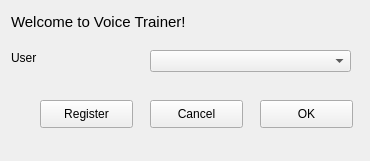
<?xml version="1.0" encoding="UTF-8"?>
<ui version="4.0">
 <class>win_plot</class>
 <widget class="QMainWindow" name="win_plot">
  <property name="geometry">
   <rect>
    <x>0</x>
    <y>0</y>
    <width>370</width>
    <height>161</height>
   </rect>
  </property>
  <property name="sizePolicy">
   <sizepolicy hsizetype="Fixed" vsizetype="Fixed">
    <horstretch>0</horstretch>
    <verstretch>0</verstretch>
   </sizepolicy>
  </property>
  <property name="minimumSize">
   <size>
    <width>370</width>
    <height>161</height>
   </size>
  </property>
  <property name="maximumSize">
   <size>
    <width>370</width>
    <height>250</height>
   </size>
  </property>
  <property name="windowTitle">
   <string>Login</string>
  </property>
  <widget class="QWidget" name="centralwidget">
   <widget class="QLabel" name="login_lbl_welcome">
    <property name="geometry">
     <rect>
      <x>11</x>
      <y>11</y>
      <width>204</width>
      <height>22</height>
     </rect>
    </property>
    <property name="font">
     <font>
      <family>Tahoma</family>
      <pointsize>11</pointsize>
     </font>
    </property>
    <property name="text">
     <string>Welcome to Voice Trainer!</string>
    </property>
   </widget>
   <widget class="QLabel" name="login_lbl_user">
    <property name="geometry">
     <rect>
      <x>11</x>
      <y>50</y>
      <width>26</width>
      <height>16</height>
     </rect>
    </property>
    <property name="text">
     <string>User</string>
    </property>
   </widget>
   <widget class="QComboBox" name="login_cmb_users">
    <property name="geometry">
     <rect>
      <x>150</x>
      <y>50</y>
      <width>201</width>
      <height>22</height>
     </rect>
    </property>
    <property name="toolTip">
     <string>Users previously logged into the system</string>
    </property>
    <property name="insertPolicy">
     <enum>QComboBox::InsertAlphabetically</enum>
    </property>
   </widget>
   <widget class="QPushButton" name="login_btn_cancel">
    <property name="geometry">
     <rect>
      <x>150</x>
      <y>100</y>
      <width>93</width>
      <height>28</height>
     </rect>
    </property>
    <property name="text">
     <string>Cancel</string>
    </property>
   </widget>
   <widget class="QPushButton" name="login_btn_ok">
    <property name="geometry">
     <rect>
      <x>260</x>
      <y>100</y>
      <width>93</width>
      <height>28</height>
     </rect>
    </property>
    <property name="text">
     <string>OK</string>
    </property>
   </widget>
   <widget class="QPushButton" name="login_btn_register">
    <property name="geometry">
     <rect>
      <x>40</x>
      <y>100</y>
      <width>93</width>
      <height>28</height>
     </rect>
    </property>
    <property name="text">
     <string>Register</string>
    </property>
   </widget>
  </widget>
 </widget>
 <resources/>
 <connections/>
</ui>
